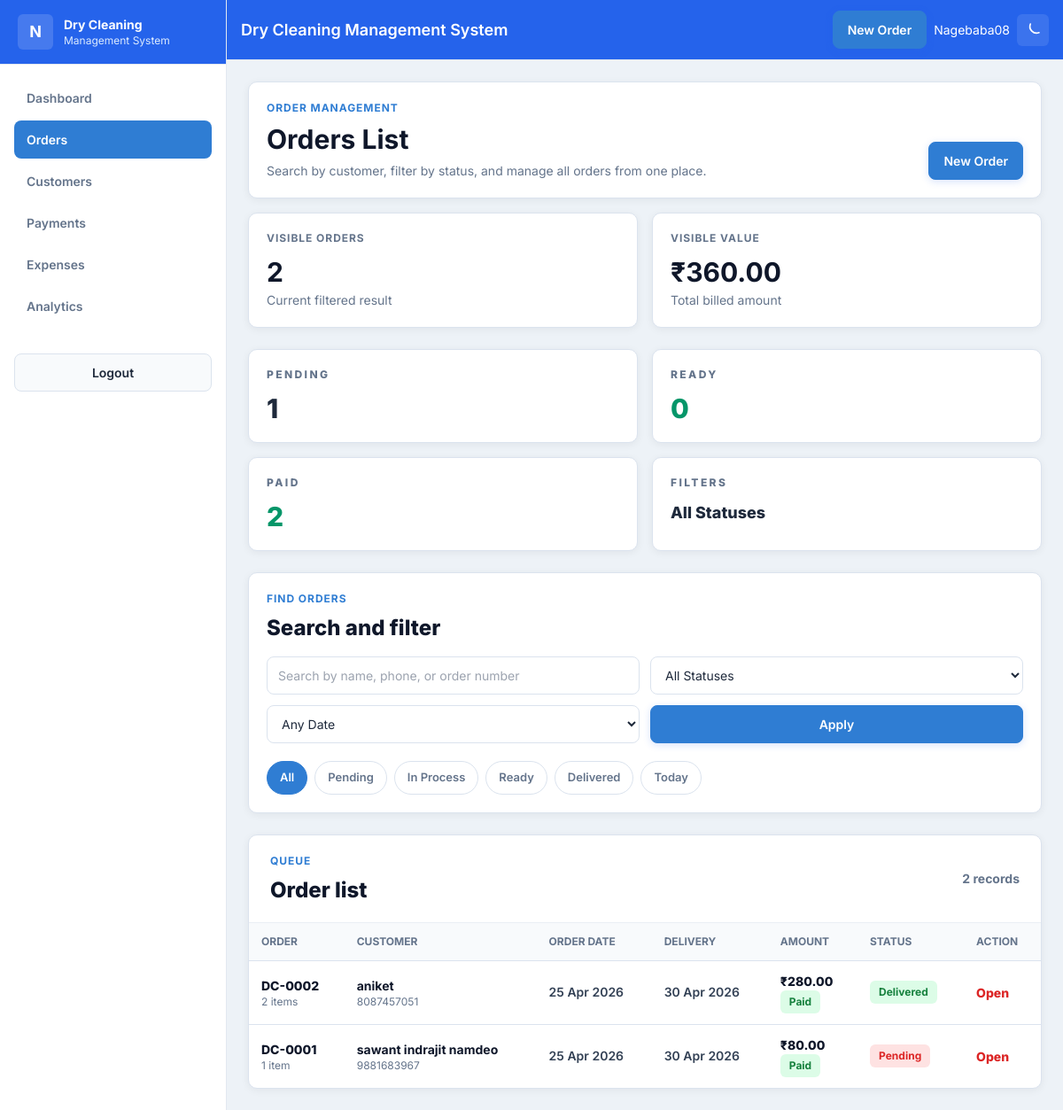
Screenshot of /orders/ (signed in) with the database file from the repository.
### core/models.py (models this page shows, shortened)
class Order(models.Model):
    STATUS_CHOICES = [
        ('pending', 'Pending'),
        ('in_process', 'In Process'),
        ('ready', 'Ready'),
        ('delivered', 'Delivered'),
    ]
    order_number = models.CharField(max_length=20, unique=True)
    customer = models.ForeignKey(Customer, on_delete=models.CASCADE, related_name='orders')
    order_date = models.DateTimeField(default=timezone.now)
    delivery_date = models.DateField(null=True, blank=True)
    status = models.CharField(max_length=20, choices=STATUS_CHOICES, default='pending')
    notes = models.TextField(blank=True)
    total_amount = models.DecimalField(max_digits=10, decimal_places=2, default=0)
    def paid_amount(self):
        return sum(payment.amount for payment in self.payments.all())
    def payment_status(self):
        paid = self.paid_amount()
        if paid <= 0:
            return 'unpaid'
        if paid >= self.total_amount:
            return 'paid'
        return 'partial'

class Customer(models.Model):
    name = models.CharField(max_length=200)
    phone = models.CharField(max_length=15, unique=True)
    address = models.TextField(blank=True)
    created_at = models.DateTimeField(auto_now_add=True)

class Payment(models.Model):
    METHOD_CHOICES = [
        ('cash', 'Cash'),
        ('upi', 'UPI'),
        ('phonepe', 'PhonePe'),
        ('gpay', 'Google Pay'),
    ]
    order = models.ForeignKey(Order, on_delete=models.CASCADE, related_name='payments')
    amount = models.DecimalField(max_digits=10, decimal_places=2)
    method = models.CharField(max_length=20, choices=METHOD_CHOICES, default='cash')
    date = models.DateTimeField(default=timezone.now)
    notes = models.CharField(max_length=200, blank=True)

### core/views.py (the view)
# urls.py: path('orders/', views.orders_list, name='orders'),
@login_required
def orders_list(request):
    qs = Order.objects.select_related('customer').order_by('-order_date')
    status_filter = request.GET.get('status', '')
    search = request.GET.get('q', '')
    date_filter = request.GET.get('date', '')
    if status_filter:
        qs = qs.filter(status=status_filter)
    if search:
        qs = qs.filter(Q(customer__name__icontains=search) | Q(customer__phone__icontains=search) | Q(order_number__icontains=search))
    if date_filter == 'today':
        qs = qs.filter(order_date__date=timezone.localdate())
    stats_source = qs
    orders = list(qs)
    total_value = sum(order.total_amount for order in orders)
    paid_count = sum(1 for order in orders if order.payment_status() == 'paid')
    return render(request, 'orders.html', {
        'orders': orders,
        'status_filter': status_filter,
        'search': search,
        'date_filter': date_filter,
        'predefined_items': PREDEFINED_ITEMS,
        'order_count': len(orders),
        'pending_count': stats_source.filter(status='pending').count(),
        'ready_count': stats_source.filter(status='ready').count(),
        'paid_count': paid_count,
        'total_value': total_value,
    })

### templates/orders.html (shortened to what this page needs)
{% extends 'base.html' %}
{% block content %}
<div class="space-y-6">
  <section class="grid gap-4 xl:grid-cols-[1.3fr_0.7fr]">
    <div class="card">
      <div class="flex flex-col gap-4 lg:flex-row lg:items-end lg:justify-between">
        <div>
          <div class="section-kicker">Order Management</div>
          <h2 class="mt-2 text-3xl font-bold text-slate-900 dark:text-slate-100">Orders List</h2>
          <p class="mt-2 text-sm muted">Search by customer, filter by status, and manage all orders from one place.</p>
        </div>
        <a href="/orders/create/" class="btn-primary">New Order</a>
      </div>
    </div>
    <div class="grid gap-4 sm:grid-cols-2 xl:grid-cols-1">
      <div class="card">
        <div class="muted text-xs font-bold uppercase tracking-[0.08em]">Visible Orders</div>
        <div class="mt-3 text-3xl font-bold text-slate-900 dark:text-slate-100">{{ order_count }}</div>
        <div class="mt-1 text-sm muted">Current filtered result</div>
      </div>
      <div class="card">
        <div class="muted text-xs font-bold uppercase tracking-[0.08em]">Visible Value</div>
        <div class="mt-3 text-3xl font-bold text-slate-900 dark:text-slate-100">&#8377;{{ total_value }}</div>
        <div class="mt-1 text-sm muted">Total billed amount</div>
      </div>
    </div>
  </section>
  <section class="grid gap-4 sm:grid-cols-2 xl:grid-cols-4">
    <div class="card"><div class="muted text-xs font-extrabold uppercase tracking-[0.2em]">Pending</div><div class="mt-3 text-3xl font-extrabold">{{ pending_count }}</div></div>
    <div class="card"><div class="muted text-xs font-extrabold uppercase tracking-[0.2em]">Ready</div><div class="mt-3 text-3xl font-extrabold text-emerald-600 dark:text-emerald-300">{{ ready_count }}</div></div>
    <div class="card"><div class="muted text-xs font-extrabold uppercase tracking-[0.2em]">Paid</div><div class="mt-3 text-3xl font-extrabold text-emerald-600 dark:text-emerald-300">{{ paid_count }}</div></div>
    <div class="card"><div class="muted text-xs font-extrabold uppercase tracking-[0.2em]">Filters</div><div class="mt-3 text-lg font-extrabold">{% if status_filter %}{{ status_filter|title }}{% else %}All Statuses{% endif %}{% if date_filter == 'today' %} &middot; Today{% endif %}</div></div>
  </section>
  <section class="card">
    <div class="flex flex-col gap-4 xl:flex-row xl:items-end xl:justify-between">
      <div>
        <div class="section-kicker">Find Orders</div>
        <h3 class="mt-2 text-2xl font-extrabold text-slate-900 dark:text-slate-100">Search and filter</h3>
      </div>
      <form method="get" class="grid w-full gap-3 md:grid-cols-2 xl:max-w-4xl xl:grid-cols-[1.5fr_0.8fr_0.7fr_auto]">
        <input type="text" name="q" value="{{ search }}" placeholder="Search by name, phone, or order number" class="input-field">
        <select name="status" class="input-field">
          <option value="">All Statuses</option>
        </select>
        <select name="date" class="input-field">
          <option value="">Any Date</option>
        </select>
        <button type="submit" class="btn-primary">Apply</button>
      </form>
    </div>
    <div class="mt-5 flex flex-wrap gap-2">
      <a href="/orders/" class="filter-chip {% if not status_filter and not date_filter %}active{% endif %}">All</a>
      <a href="/orders/?status=pending" class="filter-chip {% if status_filter == 'pending' %}active{% endif %}">Pending</a>
      <a href="/orders/?status=in_process" class="filter-chip {% if status_filter == 'in_process' %}active{% endif %}">In Process</a>
      <a href="/orders/?status=ready" class="filter-chip {% if status_filter == 'ready' %}active{% endif %}">Ready</a>
      <a href="/orders/?status=delivered" class="filter-chip {% if status_filter == 'delivered' %}active{% endif %}">Delivered</a>
      <a href="/orders/?date=today" class="filter-chip {% if date_filter == 'today' %}active{% endif %}">Today</a>
    </div>
  </section>
  <section class="card p-0">
    <div class="flex items-center justify-between border-b border-slate-200/70 px-6 py-5 dark:border-slate-700">
      <div>
        <div class="section-kicker">Queue</div>
        <h3 class="mt-2 text-2xl font-extrabold text-slate-900 dark:text-slate-100">Order list</h3>
      </div>
      <div class="muted text-sm font-bold">{{ order_count }} record{{ order_count|pluralize }}</div>
    </div>
    <div class="table-shell border-0 rounded-none">
      <table>
        <thead>
          <tr>
            <th>Order</th>
            <th>Customer</th>
            <th class="hidden sm:table-cell">Order Date</th>
            <th class="hidden lg:table-cell">Delivery</th>
            <th>Amount</th>
            <th>Status</th>
            <th>Action</th>
          </tr>
        </thead>
        <tbody>
          {% for order in orders %}
          <tr>
            <td>
              <div class="font-extrabold text-slate-900 dark:text-slate-100">{{ order.order_number }}</div>
              <div class="muted text-xs">{{ order.items.count }} item{{ order.items.count|pluralize }}</div>
            </td>
            <td>
              <div class="font-bold text-slate-900 dark:text-slate-100">{{ order.customer.name }}</div>
              <div class="muted text-xs">{{ order.customer.phone }}</div>
            </td>
            <td class="hidden sm:table-cell text-sm font-semibold text-slate-700 dark:text-slate-200">{{ order.order_date|date:"d M Y" }}</td>
            <td class="hidden lg:table-cell text-sm font-semibold text-slate-700 dark:text-slate-200">{{ order.delivery_date|date:"d M Y"|default:"-" }}</td>
            <td>
              <div class="font-extrabold text-slate-900 dark:text-slate-100">&#8377;{{ order.total_amount }}</div>
              <span class="badge-{{ order.payment_status }}">{{ order.payment_status|title }}</span>
            </td>
            <td><span class="badge-{{ order.status }}">{{ order.get_status_display }}</span></td>
            <td><a href="/orders/{{ order.pk }}/" class="font-extrabold text-red-600 dark:text-red-300">Open</a></td>
          </tr>
          {% endfor %}
        </tbody>
      </table>
    </div>
  </section>
</div>
{% endblock %}

### templates/base.html (shortened to what this page needs)
<!DOCTYPE html>
<html lang="en" class="light">
<head>
<script src="https://cdn.tailwindcss.com"></script>
</head>
<body class="min-h-screen">
{% block full_page %}
<div class="flex min-h-screen">
  <aside id="sidebar" class="no-print fixed inset-y-0 left-0 z-30 w-64 -translate-x-full border-r border-slate-200 bg-white transition-transform duration-300 dark:border-slate-700 dark:bg-slate-900 lg:translate-x-0">
    <div class="border-b border-slate-200 bg-brand-600 px-5 py-4 text-white dark:border-slate-700">
      <div class="flex items-center gap-3">
        <div class="flex h-10 w-10 items-center justify-center rounded-md bg-white/15 text-lg font-bold">N</div>
        <div>
          <div class="text-sm font-bold">Dry Cleaning</div>
          <div class="text-xs text-blue-100">Management System</div>
        </div>
      </div>
    </div>
    <nav class="space-y-1 p-4">
      <a href="/" class="sidebar-link {% if request.resolver_match.url_name == 'dashboard' %}active{% endif %}">Dashboard</a>
      <a href="/orders/" class="sidebar-link {% if 'order' in request.resolver_match.url_name %}active{% endif %}">Orders</a>
      <a href="/customers/" class="sidebar-link {% if 'customer' in request.resolver_match.url_name %}active{% endif %}">Customers</a>
      <a href="/payments/" class="sidebar-link {% if request.resolver_match.url_name == 'payments' %}active{% endif %}">Payments</a>
      <a href="/expenses/" class="sidebar-link {% if request.resolver_match.url_name == 'expenses' %}active{% endif %}">Expenses</a>
      <a href="/analytics/" class="sidebar-link {% if request.resolver_match.url_name == 'analytics' %}active{% endif %}">Analytics</a>
    </nav>
    <div class="mt-auto p-4">
      <a href="/logout/" class="btn-secondary w-full">Logout</a>
    </div>
  </aside>
  <div class="flex flex-1 flex-col lg:ml-64">
    <header class="no-print border-b border-slate-200 bg-brand-600 px-4 py-3 text-white dark:border-slate-700">
      <div class="flex items-center justify-between gap-3">
        <div class="flex items-center gap-3">
          <div class="text-lg font-semibold">Dry Cleaning Management System</div>
        </div>
        <div class="flex items-center gap-2">
          <a href="/orders/create/" class="btn-primary hidden sm:inline-flex">New Order</a>
          <span class="hidden text-sm sm:inline">{{ request.user.username }}</span>
          <button onclick="toggleTheme()" class="rounded-md bg-white/10 p-2" title="Toggle theme">
            <svg class="block h-5 w-5 dark:hidden" fill="none" stroke="currentColor" viewBox="0 0 24 24"><path stroke-linecap="round" stroke-linejoin="round" stroke-width="2" d="M20.354 15.354A9 9 0 018.646 3.646"/></svg>
          </button>
        </div>
      </div>
    </header>
    <main class="flex-1 p-4 lg:p-6">
      {% block content %}{% endblock %}
    </main>
  </div>
</div>
{% endblock %}
</body>
</html>

### templates/base.html (style rules this page uses)
:root { --bg: #edf2f7; --surface: #ffffff; --surface-soft: #f8fafc; --text: #1e293b; --muted: #64748b; --line: #dbe3ee; --brand: #2f7dd3; --brand-dark: #2563eb; --success: #16a34a; --danger: #ef4444; --warning: #f59e0b; --shadow: 0 2px 10px rgba(15, 23, 42, 0.06); }
body { font-family: 'Inter', sans-serif; background: var(--bg); color: var(--text); }
.card { background: var(--surface); border: 1px solid var(--line); border-radius: 10px; box-shadow: var(--shadow); padding: 20px; }
.sidebar-link { display: flex; align-items: center; gap: 12px; padding: 11px 14px; border-radius: 8px; color: var(--muted); font-size: 14px; font-weight: 600; transition: 0.18s ease; }
.sidebar-link.active { background: var(--brand); color: white; }
.btn-primary, .btn-secondary { display: inline-flex; align-items: center; justify-content: center; gap: 8px; padding: 10px 16px; border-radius: 8px; font-size: 14px; font-weight: 600; transition: 0.18s ease; }
.btn-primary { background: var(--brand); color: white; border: 1px solid var(--brand); box-shadow: 0 2px 8px rgba(37, 99, 235, 0.18); }
.btn-secondary { background: var(--surface-soft); color: var(--text); border: 1px solid var(--line); }
.input-field, textarea.input-field, select.input-field { width: 100%; padding: 10px 12px; border: 1px solid var(--line); border-radius: 8px; background: white; color: var(--text); font-size: 14px; outline: none; transition: 0.18s ease; }
.filter-chip { display: inline-flex; align-items: center; padding: 8px 14px; border-radius: 999px; border: 1px solid var(--line); background: white; color: var(--muted); font-size: 13px; font-weight: 600; }
.filter-chip.active { background: var(--brand); color: white; border-color: var(--brand); }
.section-kicker { font-size: 12px; font-weight: 700; color: var(--brand); text-transform: uppercase; letter-spacing: 0.08em; }
.muted { color: var(--muted); }
.table-shell { overflow-x: auto; border: 1px solid var(--line); border-radius: 10px; }
.table-shell table { width: 100%; border-collapse: collapse; }
.table-shell thead { background: #f8fafc; }
.table-shell th, .table-shell td { padding: 12px 14px; border-top: 1px solid var(--line); text-align: left; font-size: 14px; }
.table-shell th { border-top: 0; font-size: 12px; color: var(--muted); text-transform: uppercase; font-weight: 700; }
.badge-pending, .badge-in_process, .badge-ready, .badge-delivered, .badge-paid, .badge-partial, .badge-unpaid { display: inline-flex; align-items: center; justify-content: center; padding: 4px 10px; border-radius: 6px; font-size: 12px; font-weight: 700; }
.badge-pending { background: #fee2e2; color: #dc2626; }
.badge-delivered { background: #dcfce7; color: #15803d; }
.badge-paid { background: #dcfce7; color: #15803d; }

### rows the page displays
Order: order_number "DC-0002", items.count "2", customer.name "aniket", customer.phone "8087457051", order_date "25 Apr 2026", delivery_date "30 Apr 2026", total_amount "280.00", payment_status "Paid", status "Delivered"
Order: order_number "DC-0001", items.count "1", customer.name "sawant indrajit namdeo", customer.phone "9881683967", order_date "25 Apr 2026", delivery_date "30 Apr 2026", total_amount "80.00", payment_status "Paid", status "Pending"

### other values shown
{{ request.user.username }} "Nagebaba08"
{{ order_count }} "2"
{{ total_value }} "360.00"
{{ pending_count }} "1"
{{ ready_count }} "0"
{{ paid_count }} "2"
